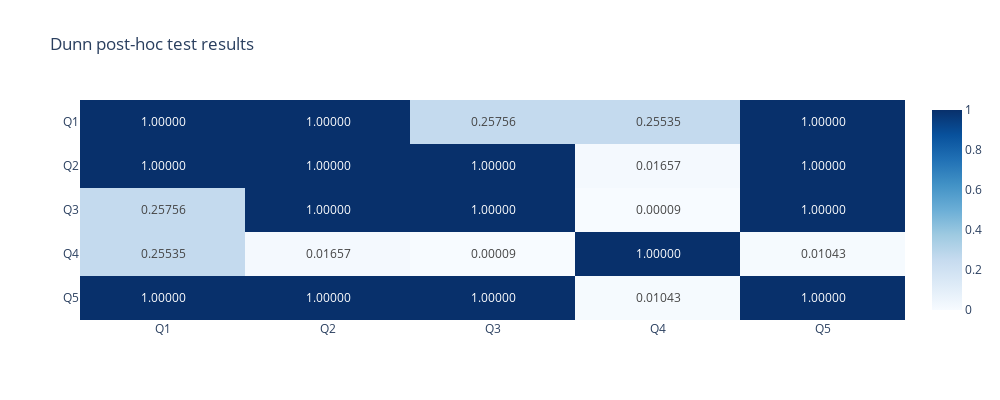

The notebook cell saved with this chart:
### Code cell
posthoc = sp.posthoc_dunn(df, val_col='relative_growth', group_col='stars_bin', p_adjust='bonferroni')
fig = px.imshow(
    posthoc,
    text_auto='.5f',
    aspect='auto',
    color_continuous_scale='Blues',
    title='Dunn post-hoc test results'
)
fig.show()

### Figure 1 — Plotly figure (JSON) as saved in the notebook; plotly's stock layout.template omitted (floating-point values rounded to 4 significant figures)
{"data": [{"coloraxis": "coloraxis", "hovertemplate": "x: %{x}<br>y: %{y}<br>color: %{z}<extra></extra>", "name": "0", "texttemplate": "%{z:.5f}", "type": "heatmap", "x": ["Q1", "Q2", "Q3", "Q4", "Q5"], "xaxis": "x", "y": ["Q1", "Q2", "Q3", "Q4", "Q5"], "yaxis": "y", "z": [[1.0, 1.0, 0.2576, 0.2553, 1.0], [1.0, 1.0, 1.0, 0.01657, 1.0], [0.2576, 1.0, 1.0, 9.267e-05, 1.0], [0.2553, 0.01657, 9.267e-05, 1.0, 0.01043], [1.0, 1.0, 1.0, 0.01043, 1.0]]}], "layout": {"coloraxis": {"colorscale": [[0, "rgb(247,251,255)"], [0.125, "rgb(222,235,247)"], [0.25, "rgb(198,219,239)"], [0.375, "rgb(158,202,225)"], [0.5, "rgb(107,174,214)"], [0.625, "rgb(66,146,198)"], [0.75, "rgb(33,113,181)"], [0.875, "rgb(8,81,156)"], [1, "rgb(8,48,107)"]]}, "height": 400, "title": {"text": "Dunn post-hoc test results"}, "width": 1000, "xaxis": {"anchor": "y", "domain": [0, 1]}, "yaxis": {"anchor": "x", "autorange": "reversed", "domain": [0, 1]}}}
